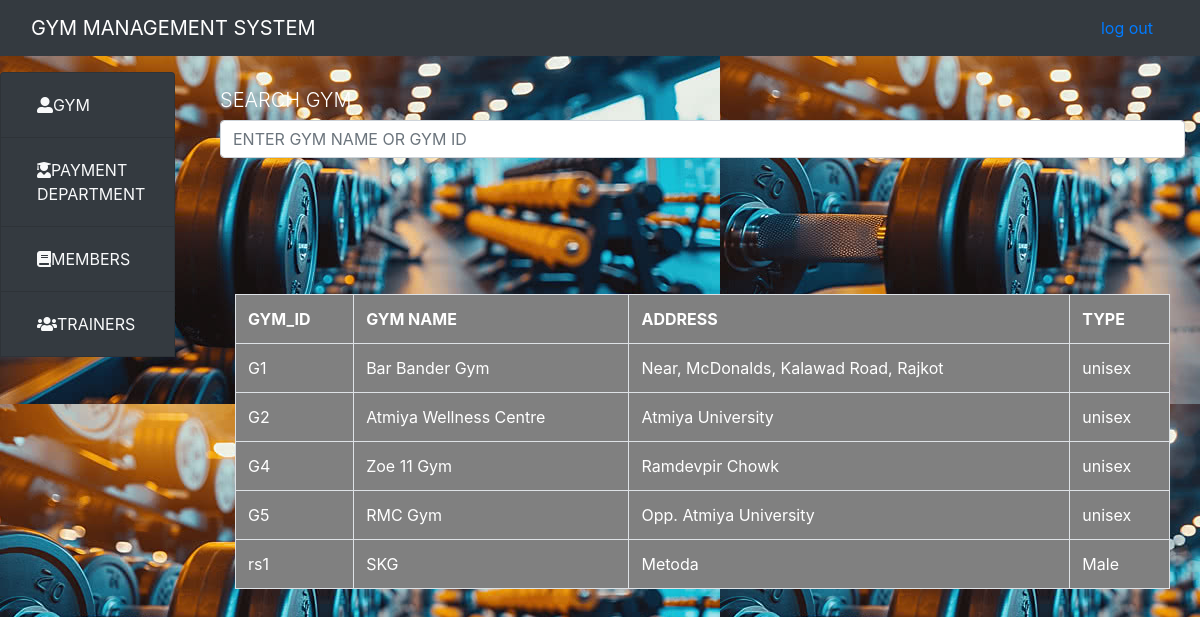
Screenshot of /home.php?info=manage_gym (signed in) with the database file from the repository.
### tables this page shows
CREATE TABLE `gym` (
  `gym_id` varchar(20) NOT NULL,
  `gym_name` varchar(30) NOT NULL,
  `address` varchar(150) NOT NULL,
  `type` varchar(20) NOT NULL
);

### manage_gym.php (the view)
<div class="container">
	<form class="form-group mt-3" method="post" action="home.php?info=gym_search">
		<h3 class="lead">SEARCH GYM</h3>
		<input type="text" name="name" class="form-control" placeholder="ENTER GYM NAME OR GYM ID">
	</form>
	<div class="container">
		<table class="table table-bordered table-hover">
			<tr bgcolor='gray'>
				<th>GYM_ID</th>
				<th>GYM NAME</th>
				<th>ADDRESS</th>
				<th>TYPE</th>
			</tr>
			<?php
           require('db.php');
$all="SELECT * FROM gym";
$all_query=mysqli_query($conn,$all);
if (mysqli_num_rows($all_query) > 0) {
    while($row = mysqli_fetch_assoc($all_query)) {
       echo "<tr bgcolor='gray'>";
			echo "<td>".$row['gym_id']."</td>";
		echo "<td>".$row['gym_name']."</td>";
		echo "<td>".$row['address']."</td>";
		echo "<td>".$row['type']."</td>";
		echo "</tr><br>";
    }
} else {
    echo "0 results";
}
?>
		</table>
	</div>
</div>

### home.php (shortened to what this page needs)
<!DOCTYPE html>
<html>
<head>
  <link rel="stylesheet" href="https://maxcdn.bootstrapcdn.com/bootstrap/4.1.3/css/bootstrap.min.css">
  <link rel="stylesheet" href="https://use.fontawesome.com/releases/v5.3.1/css/all.css">
  <link rel="stylesheet" href="style.css">
</head>
<body style="background:url(images/gym_bg.jpg);">
	<nav class="navbar navbar-expand-md bg-dark navbar-dark">
		<div class="container-fluid">
  <a class="navbar-brand" href="home.php">GYM MANAGEMENT SYSTEM</a>
  <a href="logout.php" class=" nav nav-link">log out</a>
</div>
</nav>
<div class="row mt-3">
  <div class="col-2">
    <div id="accordion">
    <div class="list-group">
      <div class="list-group-item bg-dark">
        <a class="collapsed nav-link text-light" data-toggle="collapse" href="#collapseTwo">
        <i class="fas fa-user-alt"></i>GYM</a>
      </div>
      <div class="list-group-item bg-dark">
        <a class="collapsed nav-link text-light" data-toggle="collapse" href="#collapseThree">
          <i class="fas fa-user-graduate"></i>PAYMENT DEPARTMENT
        </a>
      </div>
         <div class="list-group-item bg-dark">
        <a class="collapsed nav-link text-light" data-toggle="collapse" href="#collapsefive">
        <i class="fas fa-book"></i>MEMBERS</a>
      </div>
         <div class="list-group-item bg-dark">
        <a class="collapsed nav-link text-light" data-toggle="collapse" href="#collapsesix">
        <i class="fas fa-users"></i>TRAINERS</a>
      </div>
    </div>
</div>
  </div>
  <div class="col-10">
   <?php
@$info=$_GET['info'];
if ($info!=="") {
             if ($info=="add_gym") {
             include('add_gym.php');
                }
             else if($info=="add_payment")
             {
             include('add_payment.php');
             }
             elseif ($info=="manage_payment") {
               include ('manage_payment.php');
             }elseif ($info=="add_member") {
               include ('add_member.php');
             }elseif ($info=="manage_member") {
               include ('manage_member.php');
             }elseif ($info=="add_trainer") {
               include ('add_trainer.php');
             }elseif ($info=="manage_trainer") {
               include ('manage_trainer.php');
             }elseif ($info=="manage_gym") {
               include ('manage_gym.php');
             }elseif ($info=="update_payment") {
               include ('update_payment.php');
             }elseif ($info=="delete_payment") {
               include ('delete_payment.php');
             }elseif ($info=="update_gym") {
               include ('update_gym.php');
             }elseif ($info=="delete_gym") {
               include ('delete_gym.php');
             }elseif ($info=="update_member") {
               include ('update_member.php');
             }elseif ($info=="delete_member") {
               include ('delete_member.php');
             }elseif ($info=="update_trainer") {
               include ('update_trainer.php');
             }elseif ($info=="delete_trainer") {
               include ('delete_trainer.php');
             }elseif ($info=="change_password") {
               include ('change_password.php');
             }elseif ($info=="gym_search") {
               include ('gym_search.php');
             }elseif ($info=="member_search") {
               include ('member_search.php');
             }elseif ($info=="payment_search") {
               include ('payment_search.php');
             }elseif ($info=="trainer_search") {
               include ('trainer_search.php');
             }
                      }
?>
  </div>
</div>
</body>
</html>

### style.css (style rules this page uses)
h3 { color:white; }
.mt-3 { color:white; }

### rows the page displays
gym: gym_id "G1", gym_name "Bar Bander Gym", address "Near, McDonalds, Kalawad Road, Rajkot", type "unisex"
gym: gym_id "G2", gym_name "Atmiya Wellness Centre", address "Atmiya University", type "unisex"
gym: gym_id "G4", gym_name "Zoe 11 Gym", address "Ramdevpir Chowk", type "unisex"
gym: gym_id "G5", gym_name "RMC Gym", address "Opp. Atmiya University", type "unisex"
gym: gym_id "rs1", gym_name "SKG", address "Metoda", type "Male"
